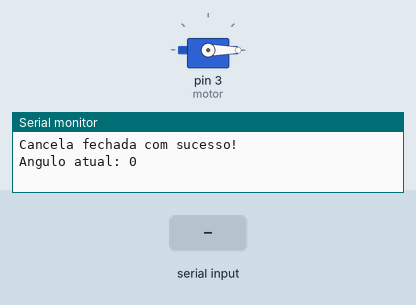
Recording of a sketch running on a simulated Arduino Uno, built with avr-gcc and run on an emulated ATmega328P. On the bench: servo, the last lines printed to the serial monitor. The inputs (shaded band) are chosen by the test bench.

Above: at 2.1 s.
2.2 s: "a" received over Serial
At 2.95 s:
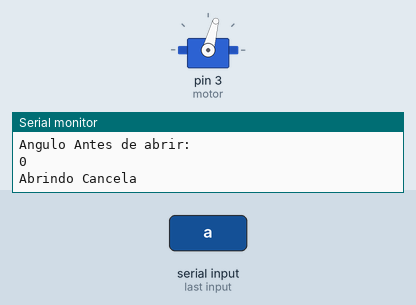
At 3.8 s:
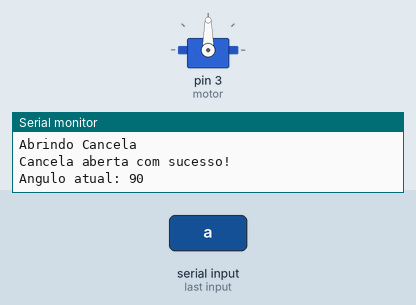
4.0 s: "f" received over Serial
At 4.46 s:
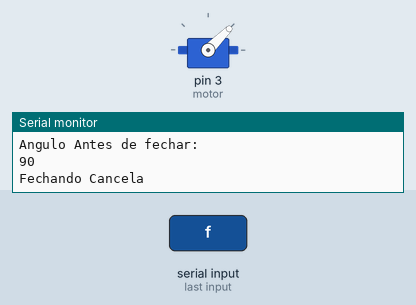
Timing chart, 0 to 7.0 s (numbered marks = the images above; inputs shaded):
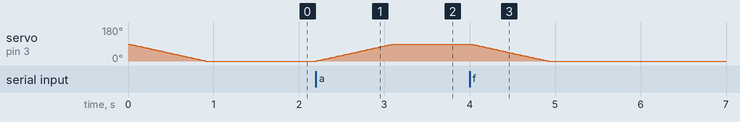

Measured:
- after the input at 2.2 s, servo on pin 3 (motor): moves from 0° to 90° over 0.91 s, starting at once
- after the input at 4.0 s, servo on pin 3 (motor): moves from 90° to 0° over 0.91 s, starting at once

The sketch:

controle_cancela.ino
```cpp
/* Enviando dados do PC para o Arduíno.
   Vamos piscar um LED de forma proporcional ao valor recebido a partir do PC
*/

#include <Servo.h>

Servo motor;
char acao;

boolean cancela_fechada = true; // a cancela é fechada logo no inicio

void fecharCancela(){
  int i;
  for(i=90;i>=0;i--) {
    motor.write(i);
    delay(10);
  }
  Serial.println("Cancela fechada com sucesso!");
  Serial.print("Angulo atual: ");
  Serial.println(motor.read());
}

void abrirCancela(){
  int i;
  for(i=1;i<=90;i++) {
  motor.write(i);
    delay(10);
  }
  Serial.println("Cancela aberta com sucesso!");
  Serial.print("Angulo atual: ");
  Serial.println(motor.read());
}


void setup() {
  Serial.begin(9600);
  motor.attach(3);
  fecharCancela();
}

void loop()
{


  if (Serial.available()) { // Verificar se há caracteres disponíveis


    acao = Serial.read(); // Armazena caractere lido


     if(acao == 'a' && cancela_fechada){
      Serial.println("Angulo Antes de abrir: ");
       Serial.println(motor.read());
      Serial.println("Abrindo Cancela");
      abrirCancela();
      cancela_fechada = false;
     }
     if(acao == 'f' && !cancela_fechada){
      Serial.println("Angulo Antes de fechar: ");
       Serial.println(motor.read());
      Serial.println("Fechando Cancela");
       fecharCancela();
       cancela_fechada = true;
     }
  }

}
```
